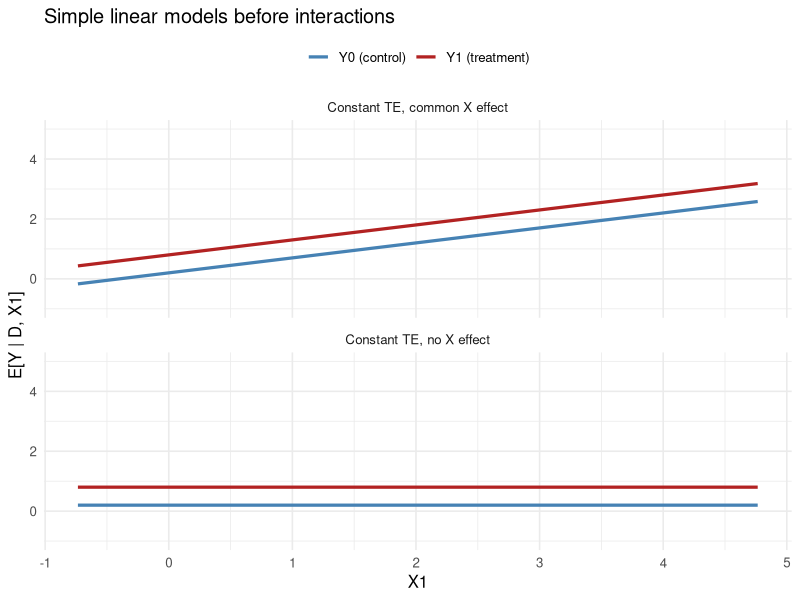
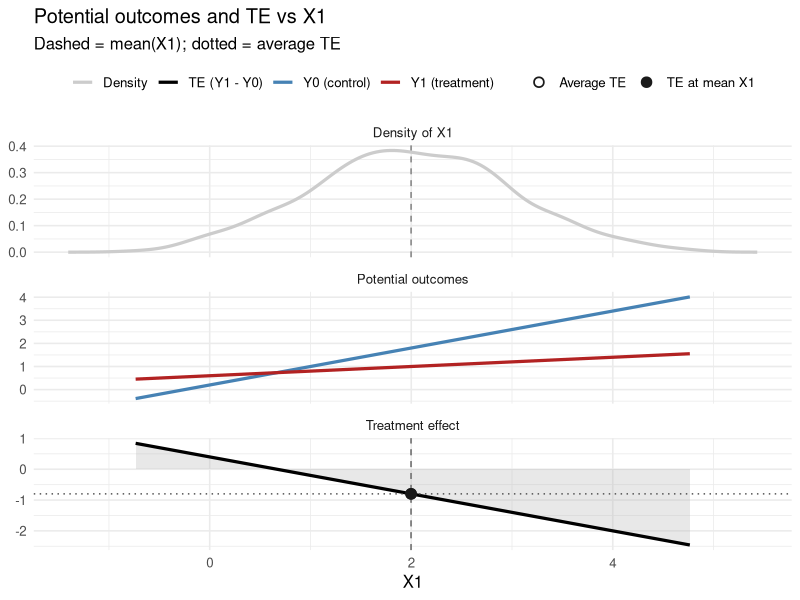
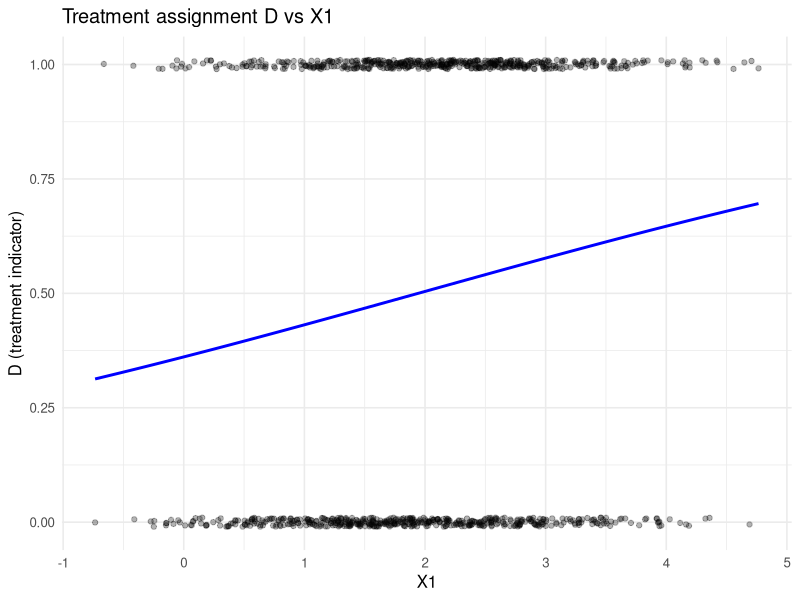

Reproduce these figures in R, in order.
# Simple DGP + Lin estimator by hand + separate linear models
set.seed(60637)
library(ggplot2)

# DGP setup (shared covariates and treatment assignment)
n <- 1e3
mu_x1 <- 2
X1 <- rnorm(n, mean = mu_x1)
D <- rbinom(n, size = 1, prob = 0.5)
u <- rnorm(n, sd = 1.0)

# -------- DGP 1: constant TE, no X relationship
# y0 = a0_1 + u, y1 = a0_1 + tau_1 + u
a0_1 <- 0.2
tau_1 <- 0.6
y0_1 <- a0_1 + u
y1_1 <- a0_1 + tau_1 + u

# -------- DGP 2: constant TE, common X relationship
# y0 = a0_2 + b_x*X1 + u, y1 = a0_2 + tau_2 + b_x*X1 + u
a0_2 <- 0.2
tau_2 <- 0.6
b_x <- 0.5
y0_2 <- a0_2 + b_x * X1 + u
y1_2 <- a0_2 + tau_2 + b_x * X1 + u

# -------- DGP 3: different X effects under treatment/control (Lin interactions)
# y0 = a0_3 + b0*X1 + u, y1 = a1_3 + b1*X1 + u
a0_3 <- 0.2
b0 <- 0.8
a1_3 <- 0.6
b1 <- 0.2
y0 <- a0_3 + b0 * X1 + u
y1 <- a1_3 + b1 * X1 + u
Y <- D * y1 + (1 - D) * y0


# -------- Visualize simple linear models before interactions (DGP 1 & 2)

x1_grid <- seq(min(X1), max(X1), length.out = 200)

# DGP 1 curves
mu0_const <- rep(a0_1, length(x1_grid))
mu1_const <- rep(a0_1 + tau_1, length(x1_grid))

# DGP 2 curves
mu0_common <- a0_2 + b_x * x1_grid
mu1_common <- a0_2 + tau_2 + b_x * x1_grid

viz_df <- data.frame(
  x1 = c(x1_grid, x1_grid, x1_grid, x1_grid),
  mu = c(mu0_const, mu1_const, mu0_common, mu1_common),
  series = rep(c("Y0 (control)", "Y1 (treatment)", "Y0 (control)", "Y1 (treatment)"),
               each = length(x1_grid)),
  panel = rep(c("Constant TE, no X effect", "Constant TE, common X effect"),
              each = 2 * length(x1_grid))
)

p_simple <- ggplot(viz_df, aes(x = x1, y = mu, color = series)) +
  geom_line(linewidth = 1.1) +
  facet_wrap(~panel, ncol = 1, scales = "free_y") +
  labs(
    title = "Simple linear models before interactions",
    x = "X1",
    y = "E[Y | D, X1]",
    color = NULL
  ) +
  scale_color_manual(values = c("Y0 (control)" = "steelblue",
                                "Y1 (treatment)" = "firebrick")) +
  theme_minimal(base_size = 12) +
  theme(legend.position = "top") + 
  coord_cartesian(ylim = c(-1, 5))

p_simple


X1c <- X1 - mean(X1)

X_lin <- cbind(
  1,              # intercept
  D,              # treatment
  X1c,       # centered covariates
  D * X1c
)
colnames(X_lin) <- c("(Intercept)", "D", "X1c", "D:X1c")

beta_hat <- solve(t(X_lin) %*% X_lin, t(X_lin) %*% Y)
lin_tau_hat <- as.numeric(beta_hat["D",])

# -------- Separate linear models under treatment and control
# Equivalent to Y ~ X1 (with intercept) in each arm

fit_0 <- lm(Y ~ X1, subset = (D == 0))
fit_1 <- lm(Y ~ X1, subset = (D == 1))

Y0_hat <- predict(fit_0, newdata = data.frame(X1 = X1))
Y1_hat <- predict(fit_1, newdata = data.frame(X1 = X1))

sep_tau_hat <- mean(Y1_hat - Y0_hat)

# -------- Compare
cat("Lin (by hand) ATE:", round(lin_tau_hat, 4), "\n")
cat("Separate models ATE:", round(sep_tau_hat, 4), "\n")
cat("Abs difference:", round(abs(lin_tau_hat - sep_tau_hat), 6), "\n")

# -------- Plot: mean potential outcomes and treatment effect vs X1



x1_grid <- seq(min(X1), max(X1), length.out = 200)

mu0_grid <- a0_3 + b0 * x1_grid
mu1_grid <- a1_3 + b1 * x1_grid
te_grid <- mu1_grid - mu0_grid

# Reference quantities
x1_bar <- mean(X1)
te_at_mean_x1 <- (a1_3 - a0_3) + (b1 - b0) * x1_bar
te_avg <- mean((a1_3 - a0_3) + (b1 - b0) * X1)

cat("TE at mean X1 (on curve):", round(te_at_mean_x1, 4), "\n")
cat("Average TE over sample:", round(te_avg, 4), "\n")

po_df <- data.frame(
  x1 = c(x1_grid, x1_grid),
  value = c(mu0_grid, mu1_grid),
  series = rep(c("Y0 (control)", "Y1 (treatment)"), each = length(x1_grid)),
  panel = "Potential outcomes"
)
te_df <- data.frame(
  x1 = x1_grid,
  value = te_grid,
  series = "TE (Y1 - Y0)",
  panel = "Treatment effect"
)
dens <- density(X1, n = 200)
dens_df <- data.frame(
  x1 = dens$x,
  value = dens$y,
  series = "Density",
  panel = "Density of X1"
)
plot_df <- rbind(po_df, te_df, dens_df)
te_fill <- subset(plot_df, panel == "Treatment effect")

ref_lines <- data.frame(panel = "Treatment effect", x1_bar = x1_bar, te_avg = te_avg)
ref_lines2 <- data.frame(panel = "Density of X1", x1_bar = x1_bar, te_avg = te_avg)
ref_points <- data.frame(
  panel = "Treatment effect",
  x1 = c(x1_bar, x1_bar),
  value = c(te_at_mean_x1, te_avg),
  label = c("TE at mean X1", "Average TE")
)

p <- ggplot(plot_df, aes(x = x1, y = value, color = series)) +
  geom_ribbon(
    data = te_fill,
    aes(x = x1, ymin = pmin(value, 0), ymax = pmax(value, 0)),
    inherit.aes = FALSE,
    fill = "gray70",
    alpha = 0.3
  ) +
  geom_line(linewidth = 1.1) +
  geom_vline(
    data = ref_lines,
    aes(xintercept = x1_bar),
    linetype = "dashed",
    color = "gray50"
  ) +
  geom_vline(
    data = ref_lines2,
    aes(xintercept = x1_bar),
    linetype = "dashed",
    color = "gray50"
  ) +
    geom_vline(
    data = ref_lines,
    aes(xintercept = x1_bar),
    linetype = "dashed",
    color = "gray50"
  ) +
  geom_hline(
    data = ref_lines,
    aes(yintercept = te_avg),
    linetype = "dotted",
    color = "gray30"
  ) +
  geom_point(
    data = ref_points,
    aes(x = x1, y = value, shape = label),
    inherit.aes = FALSE,
    color = "gray10",
    size = 2.7,
    stroke = 0.9
  ) +
  scale_shape_manual(values = c("Average TE" = 1, "TE at mean X1" = 19)) +
  facet_wrap(~panel, ncol = 1, scales = "free_y") +
  labs(
    title = "Potential outcomes and TE vs X1",
    subtitle = "Dashed = mean(X1); dotted = average TE",
    x = "X1",
    y = NULL,
    color = NULL,
    shape = NULL
  ) +
  scale_color_manual(values = c(
    "Y0 (control)" = "steelblue",
    "Y1 (treatment)" = "firebrick",
    "TE (Y1 - Y0)" = "black",
    "Density" = "gray80"
  )) +
  theme_minimal(base_size = 12) +
  theme(legend.position = "top")

p


# D is a function of X1
D <- rbinom(n, size = 1, prob = plogis(-0.5 + 0.3 * X1))

# Observed outcomes recomputed when D changes (potential outcomes can stay fixed).
Y <- D * y1 + (1 - D) * y0


ggplot(data.frame(X1 = X1, D = D), aes(x = X1, y = D)) +
  geom_jitter(height = 0.01, alpha = 0.3) +
  stat_smooth(method = "glm", method.args = list(family = "binomial"), color = "blue", se = FALSE) +
  labs(
    title = "Treatment assignment D vs X1",
    x = "X1",
    y = "D (treatment indicator)"
  ) +
  theme_minimal(base_size = 12)


# ipw estimates (estimated propensity scores)
pmodel <- glm(D ~ X1, family = binomial(link = "logit"))
pscores <- predict(pmodel, type = "response")
pscores <- pmin(pmax(pscores, 1e-6), 1 - 1e-6)

pmat <- cbind(pscores, 1- pscores)
head(pmat)

dmat <- cbind(D, 1 - D)
head(dmat)

weights <- dmat / pmat
head(weights)

est_mat <- weights * Y
head(est_mat)

colMeans(est_mat)

(ipw_ate <- mean(est_mat[,1]) - mean(est_mat[,2]))


# alternatively, with scalars
(ipw_ate2 <- mean(D * Y / pscores) - mean((1 - D) * Y / (1 - pscores)))



# doubly robust scores

outcome_model <- lm(Y ~ D + X1)

m0 <- predict(outcome_model, newdata = data.frame(D = 0, X1 = X1))
m1 <- predict(outcome_model, newdata = data.frame(D = 1, X1 = X1))

mmat <- cbind(m1, m0)
rbcmat <- cbind(Y - m1, Y - m0)

dr_mat <- mmat + rbcmat*weights

# OR
# dr_mat <- cbind( 
#   m1 + D * (Y - m1) / pscores,
#   m0 + (1 - D) * (Y - m0) / (1 - pscores)
# )

head(dr_mat)

colMeans(dr_mat)

(dr_ate <- mean(dr_mat[,1]) - mean(dr_mat[,2]))

(dr_ate2 <- mean( m1 - m0 + D * (Y - m1) / pscores - (1 - D) * (Y - m0) / (1 - pscores) ))


# standard error for ipw
# re-estimate with true propensity scores
apply(est_mat, 2, function(x) sd(x) / sqrt(n))

rowdiffs <- est_mat[,1] -  est_mat[,2]
sd(rowdiffs) / sqrt(n)

# standard error for DR
apply(dr_mat, 2, function(x) sd(x) / sqrt(n))

rowdiffs_dr <- dr_mat[,1] -  dr_mat[,2]
sd(rowdiffs_dr) / sqrt(n)

# Monte Carlo: re-simulate whole datasets and compare empirical SD to estimated SE
# Goal: show that
# - IPW SE based on the IPW score works when using the *true* propensity scores
# - DR/AIPW SE based on the DR score works even when using *estimated* propensity scores
B <- 2000
ipw_true_ates <- ipw_true_ses <- dr_hat_ates <- dr_hat_ses <- numeric(B)

# Population ATE for this DGP (since E[u1 - u0] = 0 and X1 ~ N(mu_x1, 1))
true_ate <- (a1_3 - a0_3) + (b1 - b0) * mu_x1

for (b in 1:B) {
  # Resimulate a full dataset draw
  X1_b <- rnorm(n, mean = mu_x1)
  u0_b <- rnorm(n, sd = 1.0)
  u1_b <- rnorm(n, sd = 1.0)
  y0_b <- a0_3 + b0 * X1_b + u0_b
  y1_b <- a1_3 + b1 * X1_b + u1_b
  D_b <- rbinom(n, size = 1, prob = plogis(-0.5 + 0.3 * X1_b))
  Y_b <- D_b * y1_b + (1 - D_b) * y0_b

  df_b <- data.frame(Y = Y_b, D = D_b, X1 = X1_b)

  # IPW (true propensity scores)
  pscores_true_b <- plogis(-0.5 + 0.3 * X1_b)
  pscores_true_b <- pmin(pmax(pscores_true_b, 1e-6), 1 - 1e-6)
  psi_ipw_true_b <- (df_b$D * df_b$Y / pscores_true_b) -
    ((1 - df_b$D) * df_b$Y / (1 - pscores_true_b))
  ipw_true_ates[b] <- mean(psi_ipw_true_b)
  ipw_true_ses[b] <- sd(psi_ipw_true_b) / sqrt(n)

  # DR/AIPW (estimated propensity scores; outcome model is *not* interacted, on purpose)
  pmodel_hat_b <- glm(D ~ X1, data = df_b, family = binomial(link = "logit"))
  pscores_hat_b <- predict(pmodel_hat_b, type = "response")
  pscores_hat_b <- pmin(pmax(pscores_hat_b, 1e-6), 1 - 1e-6)

  outcome_model_b <- lm(Y ~ D + X1, data = df_b)
  m0_b <- predict(outcome_model_b, newdata = data.frame(D = 0, X1 = df_b$X1))
  m1_b <- predict(outcome_model_b, newdata = data.frame(D = 1, X1 = df_b$X1))
  psi_dr_hat_b <- (m1_b - m0_b) +
    df_b$D * (df_b$Y - m1_b) / pscores_hat_b -
    (1 - df_b$D) * (df_b$Y - m0_b) / (1 - pscores_hat_b)
  dr_hat_ates[b] <- mean(psi_dr_hat_b)
  dr_hat_ses[b] <- sd(psi_dr_hat_b) / sqrt(n)
}

cat("\nMonte Carlo (resimulate whole datasets)\n")
cat("B:", B, "n:", n, "\n")
cat("True ATE (population):", round(true_ate, 4), "\n")
cat("IPW (true e): mean =", round(mean(ipw_true_ates), 4),
    "emp SD =", round(sd(ipw_true_ates), 4),
    "mean SEhat =", round(mean(ipw_true_ses), 4), "\n")
cat("DR  (est e): mean =", round(mean(dr_hat_ates), 4),
    "emp SD =", round(sd(dr_hat_ates), 4),
    "mean SEhat =", round(mean(dr_hat_ses), 4), "\n")
cat("IPW (true e) 95% CI coverage:", round(mean(abs(ipw_true_ates - true_ate) <= 1.96 * ipw_true_ses), 3), "\n")
cat("DR  (est e)  95% CI coverage:", round(mean(abs(dr_hat_ates - true_ate) <= 1.96 * dr_hat_ses), 3), "\n")
